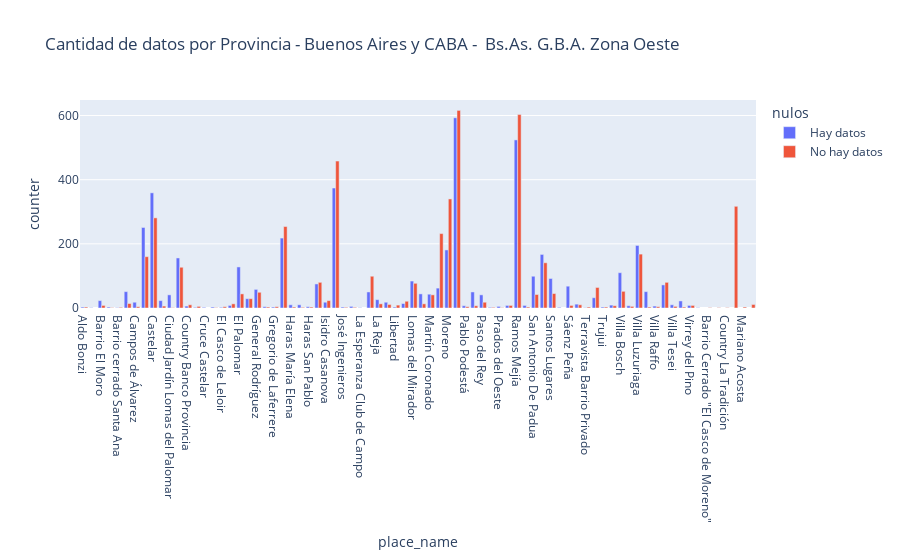

Write notebook code for a chart like this one.
### Code cell
bsas_oeste_barrios_grupo = bsas_oeste.groupby(by=['state_name','place_name','nulos'],as_index=False)['counter'].sum()
bsas_oeste_barrios_grupo['nulos'] = bsas_oeste_barrios_grupo['nulos'].astype(str)
bsas_oeste_barrios_grupo['nulos'] = bsas_oeste_barrios_grupo.nulos.str.replace('False','Hay datos')
bsas_oeste_barrios_grupo['nulos'] = bsas_oeste_barrios_grupo.nulos.str.replace('True','No hay datos')
fig = px.bar(bsas_oeste_barrios_grupo, x="place_name", y="counter",
             color='nulos', barmode='group',
             height=400, title=" Cantidad de datos por Provincia - Buenos Aires y CABA -  Bs.As. G.B.A. Zona Oeste")
fig.show()

### Figure 1 — Plotly figure (JSON) as saved in the notebook; plotly's stock layout.template omitted (floating-point values rounded to 4 significant figures)
{"data": [{"alignmentgroup": "True", "hovertemplate": "nulos=Hay datos<br>place_name=%{x}<br>counter=%{y}<extra></extra>", "legendgroup": "Hay datos", "marker": {"color": "#636efa"}, "name": "Hay datos", "offsetgroup": "Hay datos", "orientation": "v", "showlegend": true, "textposition": "auto", "type": "bar", "x": ["Aldo Bonzi", "Barrio Cerrado El Casco de Alvarez", "Barrio El Moro", "Barrio Parque San Martin", "Barrio cerrado Santa Ana", "Bs.As. G.B.A. Zona Oeste", "Campos de Álvarez", "Caseros", "Castelar", "Ciudad Evita", "Ciudad Jardín Lomas del Palomar", "Ciudadela", "Country Banco Provincia", "Country Club Las lajas", "Cruce Castelar", "Cuartel V", "El Casco de Leloir", "El Nacional Club de Campo", "El Palomar", "Francisco Alvarez", "General Rodríguez", "González Catán", "Gregorio de Laferrere", "Haedo", "Haras María Elena", "Haras María Victoria", "Haras San Pablo", "Hurlingham", "Isidro Casanova", "Ituzaingó", "José Ingenieros", "La Cesarina", "La Esperanza Club de Campo", "La Matanza", "La Reja", "La Tablada", "Libertad", "Loma Hermosa", "Lomas del Mirador", "Marcos Paz", "Martín Coronado", "Merlo", "Moreno", "Morón", "Pablo Podestá", "Parque Leloir", "Paso del Rey", "Pontevedra", "Prados del Oeste", "Rafael Castillo", "Ramos Mejía", "San Alberto", "San Antonio De Padua", "San Justo", "Santos Lugares", "St. Patrick Country", "Sáenz Peña", "Tapiales", "Terravista Barrio Privado", "Tres de Febrero", "Trujui", "Villa Ariza", "Villa Bosch", "Villa Celina", "Villa Luzuriaga", "Villa Madero", "Villa Raffo", "Villa Sarmiento", "Villa Tesei", "Villa Udaondo", "Virrey del Pino", "William Morris"], "xaxis": "x", "y": [3, 1, 23, 3, 1, 51, 18, 251, 359, 23, 41, 156, 6, 2, 2, 3, 2, 8, 128, 29, 58, 4, 3, 218, 10, 10, 4, 75, 18, 374, 3, 5, 1, 50, 26, 18, 3, 14, 84, 44, 43, 62, 181, 593, 7, 50, 41, 2, 5, 8, 524, 8, 99, 167, 92, 2, 68, 12, 1, 32, 3, 9, 110, 7, 195, 51, 6, 72, 10, 22, 8, 1], "yaxis": "y"}, {"alignmentgroup": "True", "hovertemplate": "nulos=No hay datos<br>place_name=%{x}<br>counter=%{y}<extra></extra>", "legendgroup": "No hay datos", "marker": {"color": "#EF553B"}, "name": "No hay datos", "offsetgroup": "No hay datos", "orientation": "v", "showlegend": true, "textposition": "auto", "type": "bar", "x": ["Aldo Bonzi", "Barrio Cerrado \"El Casco de Moreno\"", "Barrio El Moro", "Barrio Parque San Martin", "Barrio Privado El Resuello", "Barrio cerrado Santa Ana", "Bs.As. G.B.A. Zona Oeste", "Campos de Álvarez", "Caseros", "Castelar", "Ciudad Evita", "Ciudad Jardín Lomas del Palomar", "Ciudadela", "Country Banco Provincia", "Country Club Las lajas", "Country La Tradición", "Cuartel V", "El Casco de Leloir", "El Nacional Club de Campo", "El Palomar", "Francisco Alvarez", "General Rodríguez", "González Catán", "Gregorio de Laferrere", "Haedo", "Haras María Elena", "Haras María Victoria", "Haras San Pablo", "Hurlingham", "Isidro Casanova", "Ituzaingó", "José Ingenieros", "La Cesarina", "La Matanza", "La Reja", "La Tablada", "Libertad", "Loma Hermosa", "Lomas del Mirador", "Los Pingüinos Country Club", "Marcos Paz", "Mariano Acosta", "Martín Coronado", "Merlo", "Moreno", "Morón", "Pablo Podestá", "Parque Leloir", "Paso del Rey", "Pontevedra", "Prados del Oeste", "Rafael Castillo", "Ramos Mejía", "San Alberto", "San Antonio De Padua", "San Diego Country Club", "San Justo", "Santos Lugares", "Sáenz Peña", "Tapiales", "Terravista Barrio Privado", "Tres de Febrero", "Trujui", "Villa Ariza", "Villa Bosch", "Villa Celina", "Villa Luzuriaga", "Villa Madero", "Villa Raffo", "Villa Sarmiento", "Villa Tesei", "Villa Udaondo", "Virrey del Pino"], "xaxis": "x", "y": [3, 1, 8, 1, 1, 2, 14, 4, 160, 281, 6, 1, 127, 10, 5, 1, 1, 4, 13, 44, 29, 49, 3, 4, 254, 3, 2, 3, 80, 23, 458, 2, 2, 99, 13, 11, 9, 21, 77, 317, 13, 3, 41, 232, 340, 616, 4, 7, 18, 2, 1, 8, 603, 3, 42, 11, 141, 45, 8, 10, 3, 64, 3, 7, 52, 5, 168, 3, 4, 80, 5, 3, 8], "yaxis": "y"}], "layout": {"autosize": true, "barmode": "group", "legend": {"title": {"text": "nulos"}, "tracegroupgap": 0}, "title": {"text": " Cantidad de datos por Provincia - Buenos Aires y CABA -  Bs.As. G.B.A. Zona Oeste"}, "xaxis": {"anchor": "y", "autorange": true, "domain": [0, 1], "range": [-0.5, 77.5], "title": {"text": "place_name"}, "type": "category"}, "yaxis": {"anchor": "x", "autorange": true, "domain": [0, 1], "range": [0, 648.4], "title": {"text": "counter"}, "type": "linear"}}}
